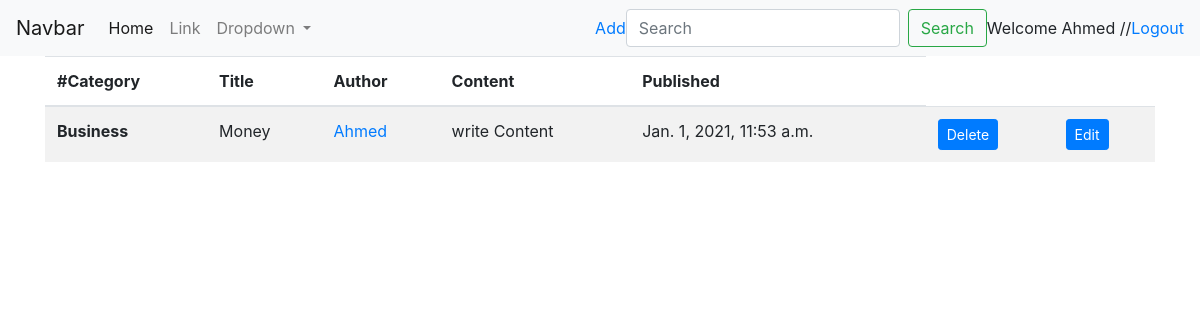
The page /my_blogs (signed in) on the database as committed earlier.
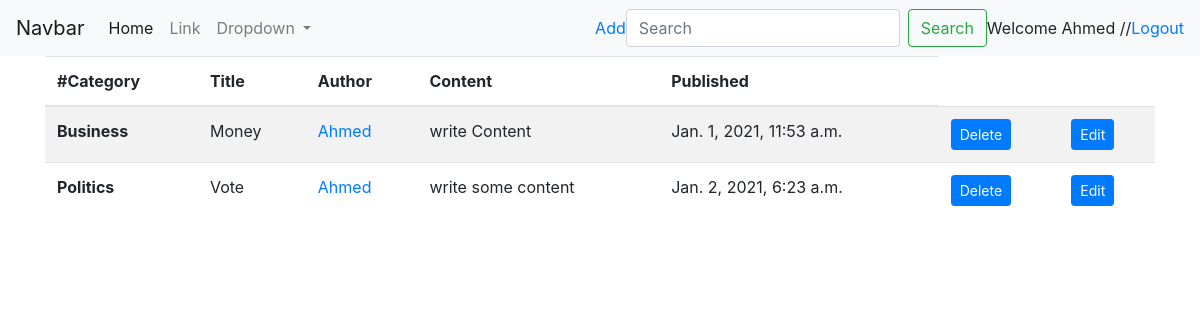
The same page on the database as committed later.
### blog/models.py (models this page shows, shortened)
class Blog(models.Model):
    category = (
        ('Sports', 'Sports'),
        ('Business', 'Business'),
        ('Computer', 'Computer'),
        ('Entertainment', 'Entertainment'),
        ('Games', 'Games'),
        ('Family', 'Family'),
        ('Travel', 'Travel'),
        ('Fashion', 'Fashion'),
        ('Politics', 'Politics'),
        ('Pets', 'Pets'),
    )
    category = models.CharField(max_length=13, blank=True,null=True, choices= category)
    title = models.CharField(max_length=100)
    content = models.CharField(max_length=1000, null=True,blank=True)
    created = models.DateTimeField(auto_now_add=True)
    user = models.ForeignKey(User, on_delete=models.CASCADE)

### blog/views.py (the view)
# urls.py: path('my_blogs', my_blogs, name='my_blogs'),
@login_required
def my_blogs(request):
    my = Blog.objects.filter(user__exact=request.user)
    return render(request, 'my_blogs.html',  {'my': my})

### templates/my_blogs.html (shortened to what this page needs)
{% extends "base.html" %}
{% load static %}
{% block body %}
<nav class="navbar navbar-expand-lg navbar-light bg-light">
  <a class="navbar-brand" href="{% url 'home' %}">Navbar</a>
  <div class="collapse navbar-collapse" id="navbarSupportedContent">
    <ul class="navbar-nav mr-auto">
      <li class="nav-item active">
        <a class="nav-link" href="{% url 'home' %}">Home <span class="sr-only">(current)</span></a>
      </li>
      <li class="nav-item">
        <a class="nav-link" href="#">Link</a>
      </li>
      <li class="nav-item dropdown">
        <a class="nav-link dropdown-toggle" href="#" id="navbarDropdown" role="button" data-toggle="dropdown" aria-haspopup="true" aria-expanded="false">
          Dropdown
        </a>
      </li>
    </ul>
       <a class="" href="{% url 'add_blog' %}">Add</a>
    <form class="form-inline my-2 my-lg-0">
      <input class="form-control mr-sm-2" type="search" placeholder="Search" aria-label="Search">
      <button class="btn btn-outline-success my-2 my-sm-0" type="submit">Search</button>
        Welcome {{ user.get_username }} //
     <a class="" href="{% url 'logout' %}">Logout</a>
    </form>
  </div>
</nav>
<div class="container">
<table class="table table-striped">
  <thead>
    <tr>
      <th scope="col">#Category </th>
      <th scope="col">Title</th>
      <th scope="col">Author</th>
      <th scope="col">Content</th>
      <th scope="col">Published</th>
    </tr>
  </thead>
  <tbody>
    {% for my in my  %}
    <tr>
      <th scope="row">{{ my.category }}</th>
      <td>{{ my.title }}</td>
      <td>
    <a href="{% url 'user' my.id %}" >
          {{ my.user}}
        </a>
    </td>
      <td>{{ my.content }}</td>
      <td>{{ my.created }}</td>
      <td>
           {% if user.id == my.user.id%}
     <a class="btn btn-primary btn-sm" href="{% url 'delete_blog' my.id %}" onclick="return confirm('Are you sure you want to delete blog?')" >Delete</a>
    </td>
      <td>
     <a class="btn btn-primary btn-sm" href="{% url 'edit' my.id %}" >Edit</a>
    </td>
    {% endif %}
    </tr>
   {% endfor %}
  </tbody>
</table>
</div>
{% endblock %}

Rows that differ between the two databases and show on the page:
added Blog: category "Politics", title "Vote", user "Ahmed", content "write some content", created "Jan. 2, 2021, 6:23 a.m.", shows "Delete"
